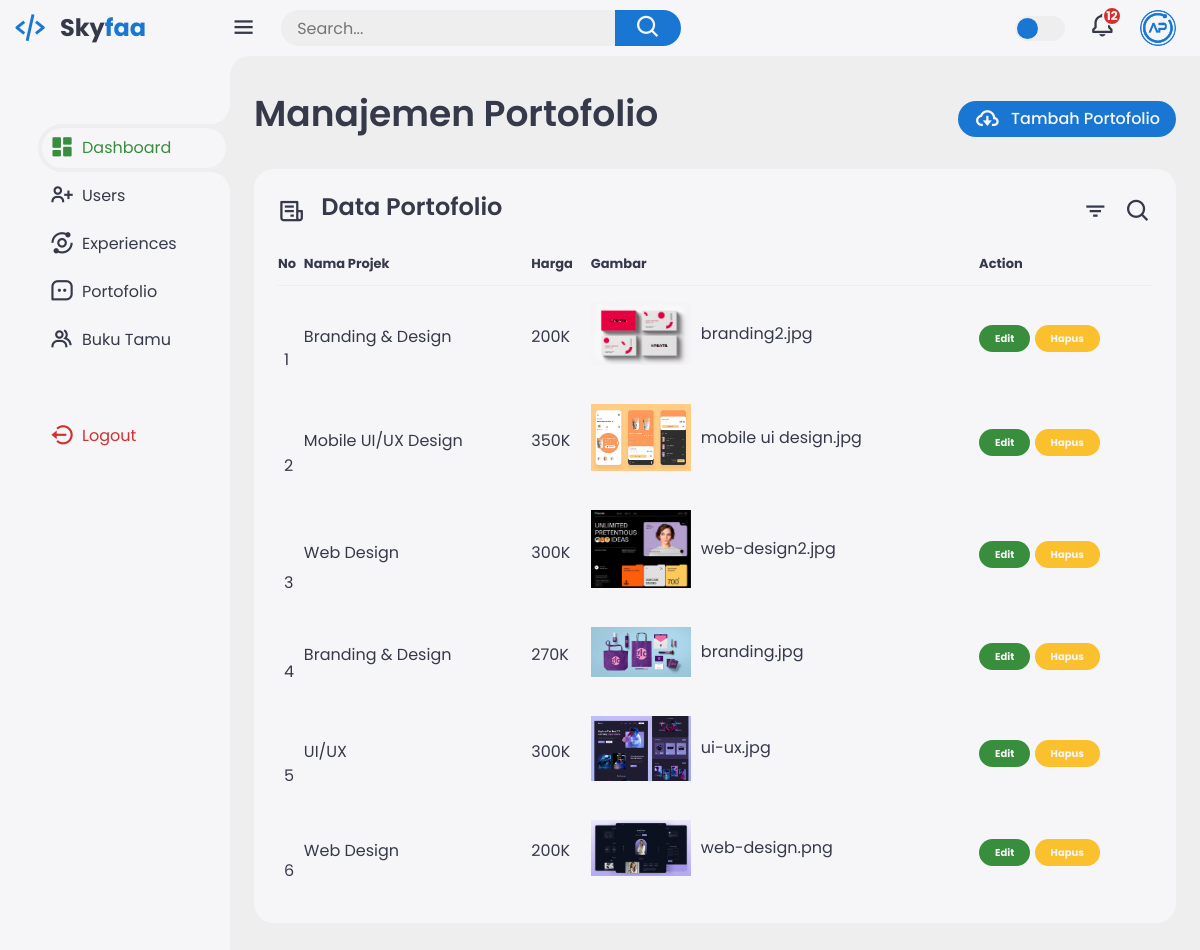
Screenshot of /dash2/dashboard.php?page=portofolio (signed in) with the database file from the repository.
### tables this page shows
CREATE TABLE `portofolio` (
  `id_portofolio` int(10) NOT NULL,
  `project_name` varchar(30) NOT NULL,
  `price` varchar(10) NOT NULL,
  `picture` varchar(50) NOT NULL
);

### dash2/portofolio.php (the view, shortened to what this page needs)
<?php
require_once('../required/koneksi.php');
$query = "SELECT * FROM portofolio ORDER BY id_portofolio DESC";
$result = mysqli_query($koneksi, $query);
?>
<div class="header">
    <div class="left">
        <h1>Manajemen Portofolio</h1>
    </div>
    <a href="#" class="report" data-bs-toggle="modal" data-bs-target="#addModal">
        <i class='bx bx-cloud-download'></i>
        <span>Tambah Portofolio</span>
    </a>
</div>
<div class="bottom-data">
    <div class="orders">
        <div class="header">
            <i class='bx bx-receipt'></i>
            <h3>Data Portofolio</h3>
            <i class='bx bx-filter'></i>
            <i class='bx bx-search'></i>
        </div>
        <table>
            <thead>
                <tr>
                    <th>No</th>
                    <th>Nama Projek</th>
                    <th>Harga</th>
                    <th>Gambar</th>
                    <th>Action</th>
                </tr>
            </thead>
            <tbody>
                <?php
                $no = 1;
                while ($data = mysqli_fetch_array($result)) : ?>
                    <tr>
                        <td><?= $no; ?></td>
                        <td><?= $data['project_name']; ?></td>
                        <td><?= $data['price']; ?></td>
                        <td class="image-cell">
                            <?php
                            if (!empty($data['picture'])) {
                                echo '<img src="../berkas/' . $data['picture'] . '" alt="Pratinjau" class="preview-image">';
                                echo '<p class="file-name">' . $data['picture'] . '</p>';
                            }
                            ?>
                        </td>
                        <td>
                            <a href="#" data-bs-toggle="modal" data-bs-target="#editModal<?php echo $data['id_portofolio']; ?>"><span class="status completed">Edit</span></a>
                            <a href="portofolio-delete.php?id_portofolio=<?php echo $data['id_portofolio']?>" onclick="return confirm('Anda yakin ingin menghapus data ini?');">
                                <span class="status pending">Hapus</span>
                            </a>
                        </td>
                    </tr>
                <?php $no++;
                endwhile; ?>
            </tbody>
        </table>
    </div>
</div>

### dash2/dashboard.php (shortened to what this page needs)
<!DOCTYPE html>
<html lang="en">
<head>
    <link href="https://cdn.jsdelivr.net/npm/bootstrap@5.1.3/dist/css/bootstrap.min.css" rel="stylesheet">
    <link href='https://unpkg.com/boxicons@2.1.4/css/boxicons.min.css' rel='stylesheet'>
    <link rel="stylesheet" href="style.css">
    <link rel="stylesheet" href="https://cdnjs.cloudflare.com/ajax/libs/font-awesome/6.0.0/css/all.min.css">
</head>
<body>
    <div class="sidebar" id="sidebar">
        <a href="#" class="logo">
            <i class='bx bx-code-alt'></i>
            <div class="logo-name"><span>Sky</span>faa</div>
        </a>
        <ul class="side-menu">
            <li class="active"><a href="dashboard.php?page=dashboard"><i class='bx bxs-dashboard'></i>Dashboard</a></li>
            <li><a href="dashboard.php?page=users"><i class='bx bx-user-plus'></i>Users</a></li>
            <li><a href="dashboard.php?page=experiences"><i class='bx bx-analyse'></i>Experiences</a></li>
            <li><a href="dashboard.php?page=portofolio"><i class='bx bx-message-square-dots'></i>Portofolio</a></li>
            <li><a href="dashboard.php?page=buku-tamu"><i class='bx bx-group'></i>Buku Tamu</a></li>
        </ul>
        <ul class="side-menu">
            <li>
                <a href="../logout.php" class="logout">
                    <i class='bx bx-log-out-circle'></i>
                    Logout
                </a>
            </li>
        </ul>
    </div>
    <div class="content">
        <nav>
            <i class='bx bx-menu'></i>
            <form action="#">
                <div class="form-input">
                    <input type="search" placeholder="Search...">
                    <button class="search-btn" type="submit"><i class='bx bx-search'></i></button>
                </div>
            </form>
            <label for="theme-toggle" class="theme-toggle"></label>
            <a href="#" class="notif">
                <i class='bx bx-bell'></i>
                <span class="count">12</span>
            </a>
            <a href="#" class="profile">
                <img src="images/logo.png">
            </a>
        </nav>
        <main>
            <?php
                if (isset($_GET['page'])) {
                    $page = $_GET['page'];
                    switch ($page) {
                        case 'portofolio':
                            include 'portofolio.php';
                            break;
                    }
                }
            ?>
        </main>
    </div>
</body>
</html>

### rows the page displays
portofolio: project_name "Branding & Design", price "200K", picture (picture), picture "branding2.jpg"
portofolio: project_name "Mobile UI/UX Design", price "350K", picture (picture), picture "mobile ui design.jpg"
portofolio: project_name "Web Design", price "300K", picture (picture), picture "web-design2.jpg"
portofolio: project_name "Branding & Design", price "270K", picture (picture), picture "branding.jpg"
portofolio: project_name "UI/UX", price "300K", picture (picture), picture "ui-ux.jpg"
portofolio: project_name "Web Design", price "200K", picture (picture), picture "web-design.png"
